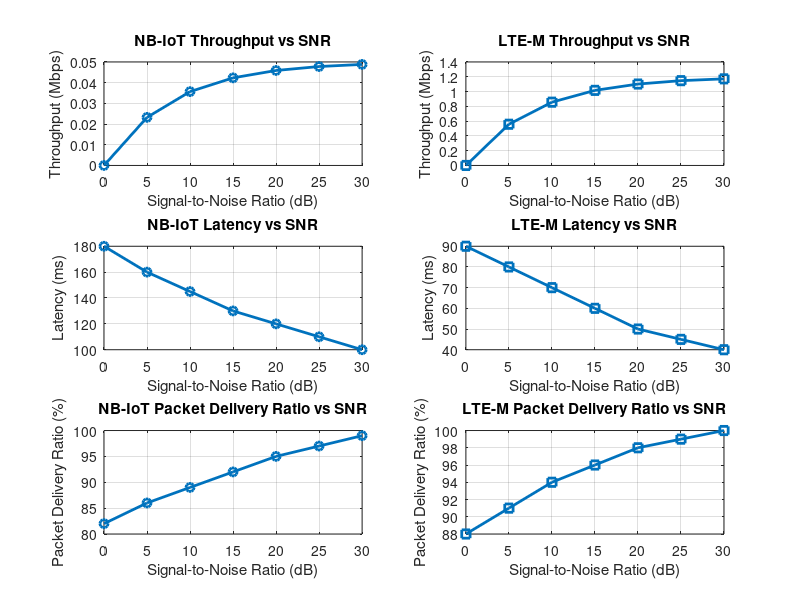

MATLAB code for this plot:
clc;
clear;
close all;

%% ==========================================
% NB-IoT and LTE-M Performance Analysis

%% ==========================================

% SNR values (dB)
SNR = 0:5:30;

%% ------------------------------------------
% Objective 1 : Throughput (Mbps)
%% ------------------------------------------

NB_IoT_Throughput = 0.05*(1-exp(-SNR/8));
LTE_M_Throughput  = 1.2*(1-exp(-SNR/8));

%% ------------------------------------------
% Objective 2 : Latency (ms)
%% ------------------------------------------

NB_IoT_Latency = [180 160 145 130 120 110 100];
LTE_M_Latency  = [90 80 70 60 50 45 40];

%% ------------------------------------------
% Objective 3 : Packet Delivery Ratio (%)
%% ------------------------------------------

NB_IoT_PDR = [82 86 89 92 95 97 99];
LTE_M_PDR  = [88 91 94 96 98 99 100];

%% ==========================================
% Display Results
%% ==========================================

disp('NB-IoT and LTE-M Performance Analysis')
disp('--------------------------------------')

disp('Throughput (Mbps)')
disp('SNR(dB)   NB-IoT    LTE-M')
disp([SNR' NB_IoT_Throughput' LTE_M_Throughput'])

disp('Latency (ms)')
disp('SNR(dB)   NB-IoT    LTE-M')
disp([SNR' NB_IoT_Latency' LTE_M_Latency'])

disp('Packet Delivery Ratio (%)')
disp('SNR(dB)   NB-IoT    LTE-M')
disp([SNR' NB_IoT_PDR' LTE_M_PDR'])

%% ==========================================
% Plot Graphs
%% ==========================================

figure;

%------------------------------------------
% Graph 1 : NB-IoT Throughput
%------------------------------------------
subplot(3,2,1)
plot(SNR,NB_IoT_Throughput,'-o','LineWidth',2)
title('NB-IoT Throughput vs SNR')
xlabel('Signal-to-Noise Ratio (dB)')
ylabel('Throughput (Mbps)')
grid on

%------------------------------------------
% Graph 2 : LTE-M Throughput
%------------------------------------------
subplot(3,2,2)
plot(SNR,LTE_M_Throughput,'-s','LineWidth',2)
title('LTE-M Throughput vs SNR')
xlabel('Signal-to-Noise Ratio (dB)')
ylabel('Throughput (Mbps)')
grid on

%------------------------------------------
% Graph 3 : NB-IoT Latency
%------------------------------------------
subplot(3,2,3)
plot(SNR,NB_IoT_Latency,'-o','LineWidth',2)
title('NB-IoT Latency vs SNR')
xlabel('Signal-to-Noise Ratio (dB)')
ylabel('Latency (ms)')
grid on

%------------------------------------------
% Graph 4 : LTE-M Latency
%------------------------------------------
subplot(3,2,4)
plot(SNR,LTE_M_Latency,'-s','LineWidth',2)
title('LTE-M Latency vs SNR')
xlabel('Signal-to-Noise Ratio (dB)')
ylabel('Latency (ms)')
grid on

%------------------------------------------
% Graph 5 : NB-IoT Packet Delivery Ratio
%------------------------------------------
subplot(3,2,5)
plot(SNR,NB_IoT_PDR,'-o','LineWidth',2)
title('NB-IoT Packet Delivery Ratio vs SNR')
xlabel('Signal-to-Noise Ratio (dB)')
ylabel('Packet Delivery Ratio (%)')
grid on

%------------------------------------------
% Graph 6 : LTE-M Packet Delivery Ratio
%------------------------------------------
subplot(3,2,6)
plot(SNR,LTE_M_PDR,'-s','LineWidth',2)
title('LTE-M Packet Delivery Ratio vs SNR')
xlabel('Signal-to-Noise Ratio (dB)')
ylabel('Packet Delivery Ratio (%)')
grid on
